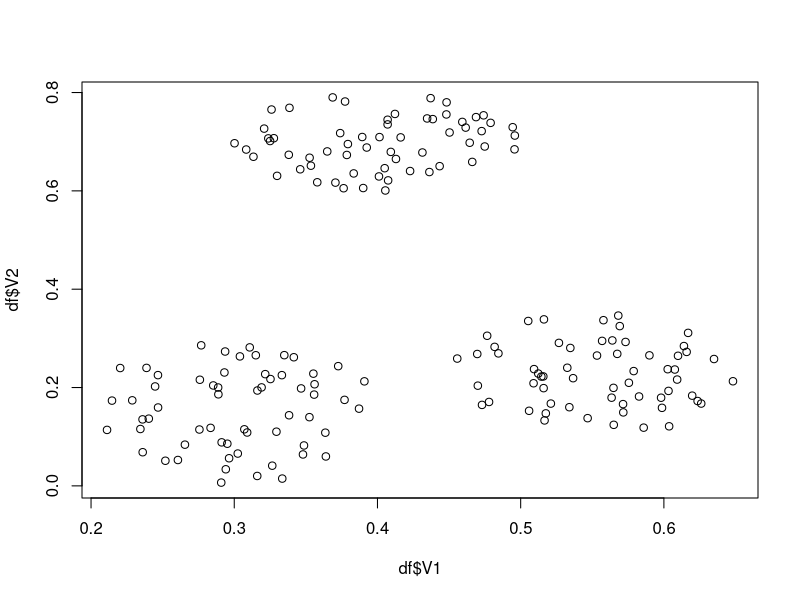

R code for this plot: (Note: this script raises an error after producing the figure.)
install.packages("pracma")
library(pracma)

createBall <- function(minx,miny,maxx,maxy,N){
  df<-as.data.frame(randp(N))
  df$V1<-(df$V1+1)/2
  df$V2<-(df$V2+1)/2
  df$V1<- (maxx-minx)*(df$V1-1) + maxx
  df$V2<- (maxy-miny)*(df$V2-1) + maxy
  return(df)
}

df1<-createBall(0.2,0,0.4,0.3,60)
df1$cluster <-1
df2<-createBall(0.45,0.1,0.65,0.35,60)
df2$cluster <-2
df3<-createBall(0.3,0.6,0.5,0.8,60)
df3$cluster <-3

#df<-read.csv("/Users/agni/Packages/Optimal_Clustering_Trees/data/localSearch_5.csv")

df<-as.data.frame(rbind(df1,df2,df3))
plot(x = df$V1, y=df$V2)

write.csv(df, "/Users/agni/Packages/Optimal_Clustering_Trees/data/localSearch_7.csv", row.names = FALSE)
